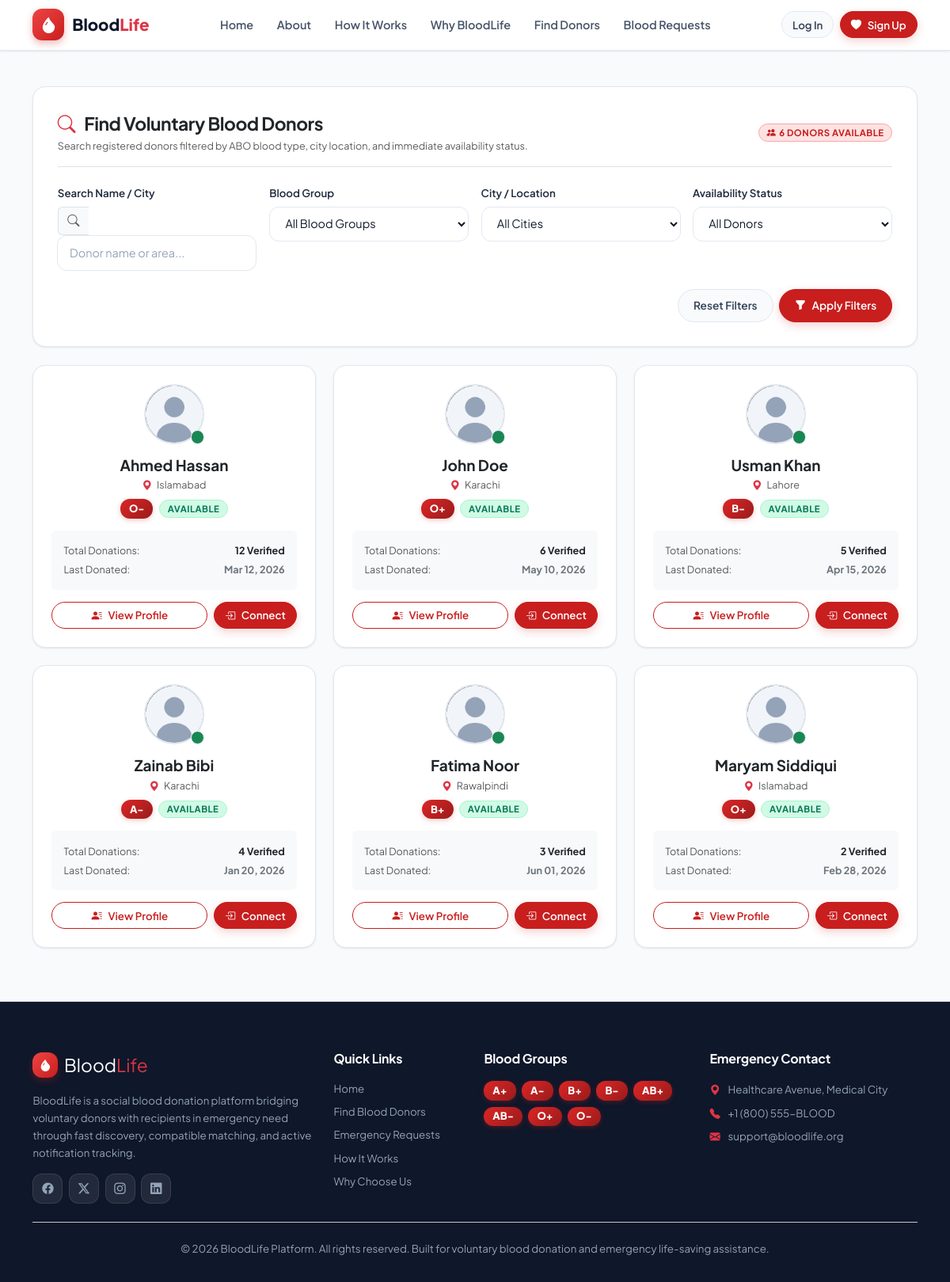
The page /donors.php on the database its author committed.
### tables this page shows
CREATE TABLE `user_profiles` (
    `id` BIGINT UNSIGNED AUTO_INCREMENT PRIMARY KEY,
    `user_id` BIGINT UNSIGNED NOT NULL UNIQUE,
    `full_name` VARCHAR(100) NOT NULL,
    `phone_number` VARCHAR(20) NOT NULL,
    `gender` ENUM('male', 'female', 'other') NOT NULL DEFAULT 'other',
    `date_of_birth` DATE NULL DEFAULT NULL,
    `blood_group_id` INT UNSIGNED NOT NULL,
    `city` VARCHAR(100) NOT NULL,
    `state_province` VARCHAR(100) NULL DEFAULT NULL,
    `address` TEXT NULL DEFAULT NULL,
    `avatar` VARCHAR(255) NOT NULL DEFAULT 'default_avatar.png',
    `bio` TEXT NULL DEFAULT NULL,
    `is_available_donor` TINYINT(1) NOT NULL DEFAULT 1 COMMENT '1 = Available, 0 = Unavailable',
    `last_donated_at` DATE NULL DEFAULT NULL,
    `total_donations_count` INT UNSIGNED NOT NULL DEFAULT 0,
    `updated_at` TIMESTAMP NOT NULL DEFAULT CURRENT_TIMESTAMP ON UPDATE CURRENT_TIMESTAMP,
    CONSTRAINT `fk_profiles_user` FOREIGN KEY (`user_id`) REFERENCES `users` (`id`) ON DELETE CASCADE ON UPDATE CASCADE,
    CONSTRAINT `fk_profiles_blood_group` FOREIGN KEY (`blood_group_id`) REFERENCES `blood_groups` (`id`) ON DELETE RESTRICT ON UPDATE CASCADE,
    INDEX `idx_profile_search` (`blood_group_id`, `city`, `is_available_donor`)
);

CREATE TABLE `blood_groups` (
    `id` INT UNSIGNED AUTO_INCREMENT PRIMARY KEY,
    `code` VARCHAR(5) NOT NULL UNIQUE,
    `display_name` VARCHAR(20) NOT NULL,
    `can_donate_to` JSON NOT NULL COMMENT 'Array of blood group codes this group can donate to',
    `can_receive_from` JSON NOT NULL COMMENT 'Array of blood group codes this group can receive from',
    `description` TEXT NULL,
    `created_at` TIMESTAMP NOT NULL DEFAULT CURRENT_TIMESTAMP
);

### app/controllers/DonorController.php (called while the page is built, shortened)
<?php
require_once __DIR__ . '/../helpers/SecurityHelper.php';
require_once __DIR__ . '/../helpers/SessionHelper.php';
require_once __DIR__ . '/../helpers/FormatHelper.php';
require_once __DIR__ . '/../models/UserProfile.php';
class DonorController {
    public static function index(): void {
        $page = max(1, (int)($_GET['page'] ?? 1));
        $limit = 12;
        $offset = ($page - 1) * $limit;
        $city = trim($_GET['city'] ?? '');
        $search = trim($_GET['search'] ?? '');
        $isAvailable = isset($_GET['is_available_donor']) ? $_GET['is_available_donor'] : '';
        $bloodGroupId = (int)($_GET['blood_group_id'] ?? 0);
        $filters = [
            'blood_group_id'     => $bloodGroupId,
            'city'               => $city,
            'is_available_donor' => $isAvailable,
            'search'             => $search
        ];
        $donors = UserProfile::searchDonors($filters, $limit, $offset);
        $totalDonors = UserProfile::countDonors($filters);
        require_once ROOT_PATH . '/views/donors/index.php';
    }
}

### public/donors.php (called while the page is built)
<?php
require_once __DIR__ . '/../app/controllers/DonorController.php';
DonorController::index();

### app/models/UserProfile.php (called while the page is built, shortened)
<?php
class UserProfile {
    public static function searchDonors(array $filters = [], int $limit = 20, int $offset = 0): array {
        $pdo = Database::getInstance();
        $where = ["u.status = 'active'", "(u.primary_role = 'donor' OR u.primary_role = 'both')"];
        $params = [];
        $whereClause = implode(" AND ", $where);
        $sql = "
            SELECT p.*, u.email, u.username, bg.code as blood_group, bg.display_name as blood_group_name
            FROM user_profiles p
            JOIN users u ON p.user_id = u.id
            JOIN blood_groups bg ON p.blood_group_id = bg.id
            WHERE {$whereClause}
            ORDER BY p.is_available_donor DESC, p.total_donations_count DESC, p.full_name ASC
            LIMIT :limit OFFSET :offset
        ";
        $stmt = $pdo->prepare($sql);
        $stmt->bindValue(':limit', (int)$limit, PDO::PARAM_INT);
        $stmt->bindValue(':offset', (int)$offset, PDO::PARAM_INT);
        $stmt->execute();
        return $stmt->fetchAll();
    }
    public static function countDonors(array $filters = []): int {
        $pdo = Database::getInstance();
        $where = ["u.status = 'active'", "(u.primary_role = 'donor' OR u.primary_role = 'both')"];
        $params = [];
        $whereClause = implode(" AND ", $where);
        $stmt = $pdo->prepare("
            SELECT COUNT(*)
            FROM user_profiles p
            JOIN users u ON p.user_id = u.id
            WHERE {$whereClause}
        ");
        $stmt->execute($params);
        return (int)$stmt->fetchColumn();
    }
}

### app/helpers/SecurityHelper.php (called while the page is built, shortened)
<?php
class SecurityHelper {
    public static function e(?string $value): string {
        return htmlspecialchars($value, ENT_QUOTES | ENT_SUBSTITUTE, 'UTF-8');
    }
}
function e(?string $value): string {
    return SecurityHelper::e($value);
}

### app/helpers/FormatHelper.php (called while the page is built, shortened)
<?php
class FormatHelper {
    public static function formatDate(?string $date, string $format = 'M d, Y'): string {
        $ts = strtotime($date);
        return $ts ? date($format, $ts) : 'N/A';
    }
}

### app/helpers/SessionHelper.php (called while the page is built, shortened)
<?php
class SessionHelper {
    public static function isLoggedIn(): bool {
        return isset($_SESSION['user_id']) && !empty($_SESSION['user_id']);
    }
}

### views/donors/index.php (the view, shortened to what this page needs)
<?php
require_once ROOT_PATH . '/views/includes/header.php';
?>
<main class="py-5">
    <div class="container">
        <div class="bl-card bl-card-lg mb-4">
            <div class="d-flex align-items-center justify-content-between flex-wrap gap-3 mb-4 pb-3 border-bottom">
                <div>
                    <h1 class="h2 text-dark mb-1"><i class="bi bi-search text-danger me-2"></i> Find Voluntary Blood Donors</h1>
                    <p class="text-muted small mb-0">Search registered donors filtered by ABO blood type, city location, and immediate availability status.</p>
                </div>
                <span class="bl-badge bl-badge-primary p-2 fs-6">
                    <i class="bi bi-people-fill me-1"></i> <?= e($totalDonors) ?> Donors Available
                </span>
            </div>
            <form action="<?= APP_URL ?>/donors.php" method="GET" class="row g-3">
                <div class="col-lg-3 col-md-6">
                    <label class="bl-form-label">Search Name / City</label>
                    <div class="input-group">
                        <span class="input-group-text bg-light border-end-0"><i class="bi bi-search text-muted"></i></span>
                        <input type="text" name="search" class="bl-form-control border-start-0" placeholder="Donor name or area..." value="<?= e($search) ?>">
                    </div>
                </div>
                <div class="col-lg-3 col-md-6">
                    <label class="bl-form-label">Blood Group</label>
                    <select name="blood_group_id" class="bl-form-select">
                        <option value="">All Blood Groups</option>
                    </select>
                </div>
                <div class="col-lg-3 col-md-6">
                    <label class="bl-form-label">City / Location</label>
                    <select name="city" class="bl-form-select">
                        <option value="">All Cities</option>
                    </select>
                </div>
                <div class="col-lg-3 col-md-6">
                    <label class="bl-form-label">Availability Status</label>
                    <select name="is_available_donor" class="bl-form-select">
                        <option value="">All Donors</option>
                    </select>
                </div>
                <div class="col-12 d-flex justify-content-end gap-2 pt-2">
                    <a href="<?= APP_URL ?>/donors.php" class="bl-btn bl-btn-light">Reset Filters</a>
                    <button type="submit" class="bl-btn bl-btn-primary">
                        <i class="bi bi-funnel-fill"></i> Apply Filters
                    </button>
                </div>
            </form>
        </div>
        <?php if (empty($donors)): ?>
            <div class="bl-card bl-card-lg text-center">
                <i class="bi bi-search text-muted display-3 mb-3"></i>
                <h3 class="h4 text-dark mb-2">No Matching Donors Found</h3>
                <p class="text-muted small mb-4">Try broadening your search filters or select a neighboring city.</p>
                <a href="<?= APP_URL ?>/donors.php" class="bl-btn bl-btn-primary">Clear All Filters</a>
            </div>
        <?php else: ?>
            <div class="row g-4 mb-4">
                <?php foreach ($donors as $donor): ?>
                    <div class="col-lg-4 col-md-6">
                        <div class="bl-card h-100 text-center mb-0">
                            <div class="position-relative d-inline-block mx-auto mb-3">
                                <img src="<?= APP_URL ?>/assets/images/default_avatar.png" alt="<?= e($donor['full_name']) ?>" class="bl-avatar" style="width: 76px; height: 76px;">
                                <?php if (!empty($donor['is_available_donor'])): ?>
                                    <span class="position-absolute bottom-0 end-0 p-2 bg-success border border-light rounded-circle" title="Available to Donate"></span>
                                <?php else: ?>
                                    <span class="position-absolute bottom-0 end-0 p-2 bg-secondary border border-light rounded-circle" title="Unavailable"></span>
                                <?php endif; ?>
                            </div>
                            <h4 class="h5 fw-bold text-dark mb-1"><?= e($donor['full_name']) ?></h4>
                            <p class="text-muted small mb-2"><i class="bi bi-geo-alt-fill text-danger me-1"></i> <?= e($donor['city']) ?></p>
                            <div class="d-flex justify-content-center align-items-center gap-2 mb-3">
                                <span class="bl-badge bl-badge-blood"><?= e($donor['blood_group']) ?></span>
                                <?php if (!empty($donor['is_available_donor'])): ?>
                                    <span class="bl-badge bl-badge-success">Available</span>
                                <?php else: ?>
                                    <span class="bl-badge bl-badge-secondary">Unavailable</span>
                                <?php endif; ?>
                            </div>
                            <div class="bg-light p-3 rounded mb-3 text-start small">
                                <div class="d-flex justify-content-between mb-1">
                                    <span class="text-muted">Total Donations:</span>
                                    <span class="fw-bold text-dark"><?= e($donor['total_donations_count']) ?> Verified</span>
                                </div>
                                <div class="d-flex justify-content-between">
                                    <span class="text-muted">Last Donated:</span>
                                    <span class="fw-bold text-secondary"><?= FormatHelper::formatDate($donor['last_donated_at']) ?></span>
                                </div>
                            </div>
                            <div class="d-flex gap-2">
                                <button type="button" class="bl-btn bl-btn-outline w-100 bl-btn-sm"
                                        onclick="openDonorProfileModal(<?= htmlspecialchars(json_encode([
                                            'full_name' => $donor['full_name'],
                                            'blood_group' => $donor['blood_group'],
                                            'city' => $donor['city'],
                                            'phone_number' => $donor['phone_number'],
                                            'bio' => $donor['bio'] ?? 'Voluntary registered donor.',
                                            'total_donations_count' => $donor['total_donations_count'],
                                            'last_donated_at' => FormatHelper::formatDate($donor['last_donated_at']),
                                            'is_available' => !empty($donor['is_available_donor'])
                                        ]), ENT_QUOTES, 'UTF-8') ?>)">
                                    <i class="bi bi-person-lines-fill"></i> View Profile
                                </button>
                                <?php if (SessionHelper::isLoggedIn()): ?>
                                    <a href="<?= APP_URL ?>/request-create.php" class="bl-btn bl-btn-primary bl-btn-sm flex-shrink-0" title="Request Blood">
                                        <i class="bi bi-heart-pulse-fill"></i> Request
                                    </a>
                                <?php else: ?>
                                    <a href="<?= APP_URL ?>/login.php" class="bl-btn bl-btn-primary bl-btn-sm flex-shrink-0" title="Log in to connect">
                                        <i class="bi bi-box-arrow-in-right"></i> Connect
                                    </a>
                                <?php endif; ?>
                            </div>
                        </div>
                    </div>
                <?php endforeach; ?>
            </div>
        <?php endif; ?>
    </div>
</main>
<?php require_once ROOT_PATH . '/views/includes/footer.php'; ?>

### rows shown on the page
user_profiles: is_available_donor 1 (drawn), full_name "Ahmed Hassan", city "Islamabad", blood_group.code "O-", total_donations_count "12", last_donated_at "Mar 12, 2026"
user_profiles: is_available_donor 1 (drawn), full_name "John Doe", city "Karachi", blood_group.code "O+", total_donations_count "6", last_donated_at "May 10, 2026"
user_profiles: is_available_donor 1 (drawn), full_name "Usman Khan", city "Lahore", blood_group.code "B-", total_donations_count "5", last_donated_at "Apr 15, 2026"
user_profiles: is_available_donor 1 (drawn), full_name "Zainab Bibi", city "Karachi", blood_group.code "A-", total_donations_count "4", last_donated_at "Jan 20, 2026"
user_profiles: is_available_donor 1 (drawn), full_name "Fatima Noor", city "Rawalpindi", blood_group.code "B+", total_donations_count "3", last_donated_at "Jun 01, 2026"
user_profiles: is_available_donor 1 (drawn), full_name "Maryam Siddiqui", city "Islamabad", blood_group.code "O+", total_donations_count "2", last_donated_at "Feb 28, 2026"

### other values the page prints
$totalDonors "6"
